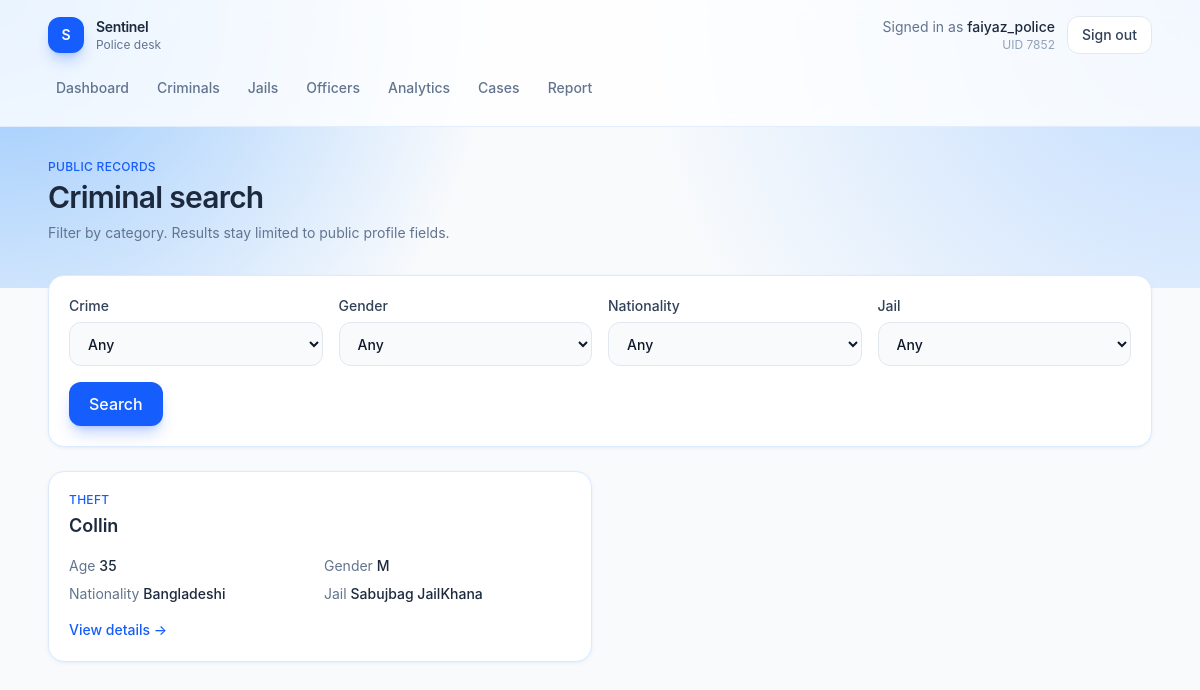
Page /search (signed in) on the earlier database version.
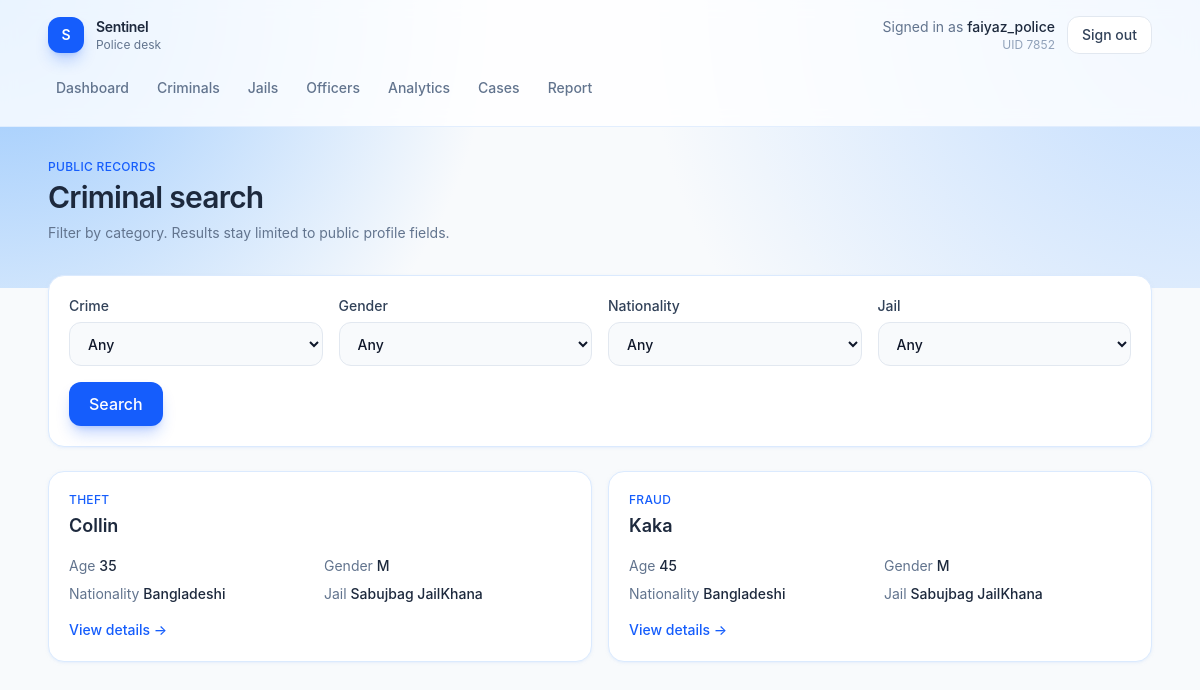
Same page on the later database version.
### tables this page shows
CREATE TABLE Criminal (
    CID INTEGER PRIMARY KEY,
    Name TEXT NOT NULL,
    Age INTEGER,
    Crime TEXT,
    Height REAL,
    Gender TEXT,
    Nationality TEXT,
    JID INTEGER,
    time_sentenced TEXT,
    FOREIGN KEY (JID) REFERENCES Jail(JID)
);

CREATE TABLE Jail (
    JID INTEGER PRIMARY KEY,
    Name TEXT NOT NULL,
    Location TEXT,
    Capacity INTEGER
);

### app.py (the view)
@app.route("/search" , methods=["GET"])
def search_criminals():
    if not check_login():
                return redirect("/login")
    db = get_db()
    crimes = db.execute("SELECT DISTINCT Crime FROM CRIMINAL").fetchall()
    genders = db.execute("SELECT DISTINCT Gender FROM CRIMINAL").fetchall()
    nationalities = db.execute("SELECT DISTINCT Nationality FROM CRIMINAL").fetchall()
    jail = db.execute("SELECT * FROM JAIL").fetchall()
    crime = request.args.get("crime") or ""
    gender = request.args.get("gender") or ""
    nationality = request.args.get("nationality") or ""
    jail_id = request.args.get("jail_id") or ""
    query = "SELECT c.*, j.Name as jail_name FROM CRIMINAL c LEFT JOIN JAIL j ON c.JID = j.JID where 1=1"
    params = []
    if crime:
        query += " AND c.Crime = ?"
        params.append(crime)
    if gender:
        query += " AND c.Gender = ?"
        params.append(gender)
    if nationality:
        query += " AND c.Nationality = ?"
        params.append(nationality)
    if jail_id:
        query += " AND c.JID = ?"
        params.append(jail_id)
    criminals = db.execute(query, params).fetchall()
    filters = {
            "crime": crimes,
            "gender": genders,
            "nationality": nationalities,
            "jail_id": jail_id
        }
    return render_template("search.html", results=criminals, jails=jail, crimes=crimes, genders=genders, nationalities=nationalities, filters=filters)

### app.py (called while the page is built)
def get_db():
    if "db" not in g:
        g.db = sqlite3.connect(app.config["DATABASE"])
        g.db.row_factory = sqlite3.Row
    return g.db

def check_login():
    if session.get("loggedin_UID") is None:
        return False
    return True

@app.context_processor
def inject_current_user():
    uid = session.get("loggedin_UID")
    if not uid:
        return {"user_name": "Guest"}
    name = session.get("name")
    if not name:
        db = get_db()
        row = db.execute("SELECT name FROM USER WHERE UID = ?", (uid,)).fetchone()
        name = row["name"] if row else "Guest"
        session["name"] = name
    return {"user_name": name}

@app.after_request
def disable_cache(response):
    response.headers["Cache-Control"] = "no-store, no-cache, must-revalidate, max-age=0"
    response.headers["Pragma"] = "no-cache"
    response.headers["Expires"] = "0"
    return response

### templates/search.html (shortened to what this page needs)
{% extends "app.html" %}
{% set filters = filters if filters is defined else {"crime": "", "gender": "", "nationality": "", "jail_id": ""} %}
{% set crimes = crimes if crimes is defined else ["Theft", "Fraud", "Assault", "Robbery", "Drug offense", "Other"] %}
{% set nationalities = nationalities if nationalities is defined else ["Bangladeshi", "Other"] %}
{% set jails = jails if jails is defined else [{"JID": 1, "Name": "Dhaka Central Jail"}, {"JID": 2, "Name": "Kashimpur Central Jail"}] %}
{% set results = results if results is defined else [
    {"CID": 101, "Name": "Karim Uddin", "Age": 31, "Crime": "Theft", "Gender": "M", "Nationality": "Bangladeshi", "jail_name": "Dhaka Central Jail"},
    {"CID": 103, "Name": "Faruk Hossain", "Age": 42, "Crime": "Robbery", "Gender": "M", "Nationality": "Bangladeshi", "jail_name": "Dhaka Central Jail"},
] %}
{% block page %}
<div class="mb-8">
    <p class="text-xs font-medium uppercase tracking-wide text-blue-600">Public records</p>
    <h1 class="mt-1 text-3xl font-semibold tracking-tight text-slate-800">Criminal search</h1>
    <p class="mt-2 text-sm text-slate-500">Filter by category. Results stay limited to public profile fields.</p>
</div>
<article class="rounded-2xl border border-blue-100 bg-white p-5 shadow-sm shadow-blue-100/50">
    <form action="{{ url_for('search_criminals') }}" method="get" class="grid gap-4 sm:grid-cols-2 lg:grid-cols-4">
        <label class="flex flex-col gap-1.5 text-sm font-medium text-slate-700">
            Crime
            <select name="crime" class="h-11 rounded-xl border border-slate-200 bg-slate-50 px-3.5 outline-none focus:border-blue-500 focus:bg-white focus:ring-4 focus:ring-blue-100">
                <option value="">Any</option>
            </select>
        </label>
        <label class="flex flex-col gap-1.5 text-sm font-medium text-slate-700">
            Gender
            <select name="gender" class="h-11 rounded-xl border border-slate-200 bg-slate-50 px-3.5 outline-none focus:border-blue-500 focus:bg-white focus:ring-4 focus:ring-blue-100">
                <option value="">Any</option>
            </select>
        </label>
        <label class="flex flex-col gap-1.5 text-sm font-medium text-slate-700">
            Nationality
            <select name="nationality" class="h-11 rounded-xl border border-slate-200 bg-slate-50 px-3.5 outline-none focus:border-blue-500 focus:bg-white focus:ring-4 focus:ring-blue-100">
                <option value="">Any</option>
            </select>
        </label>
        <label class="flex flex-col gap-1.5 text-sm font-medium text-slate-700">
            Jail
            <select name="jail_id" class="h-11 rounded-xl border border-slate-200 bg-slate-50 px-3.5 outline-none focus:border-blue-500 focus:bg-white focus:ring-4 focus:ring-blue-100">
                <option value="">Any</option>
            </select>
        </label>
        <div class="sm:col-span-2 lg:col-span-4">
            <button type="submit" class="h-11 rounded-xl bg-blue-600 px-5 font-medium text-white shadow-lg shadow-blue-600/25 transition hover:bg-blue-700">Search</button>
        </div>
    </form>
</article>
<section class="mt-6 grid gap-4 sm:grid-cols-2">
    {% if results %}
        {% for person in results %}
        <article class="rounded-2xl border border-blue-100 bg-white p-5 shadow-sm shadow-blue-100/50">
            <p class="text-xs font-medium uppercase tracking-wide text-blue-600">{{ person.Crime or "Unspecified" }}</p>
            <h2 class="mt-1 text-lg font-semibold text-slate-800">{{ person.Name }}</h2>
            <dl class="mt-4 grid grid-cols-2 gap-2 text-sm text-slate-500">
                <div>Age <span class="font-medium text-slate-800">{{ person.Age or "—" }}</span></div>
                <div>Gender <span class="font-medium text-slate-800">{{ person.Gender or "—" }}</span></div>
                <div>Nationality <span class="font-medium text-slate-800">{{ person.Nationality or "—" }}</span></div>
                <div>Jail <span class="font-medium text-slate-800">{{ person.jail_name or "—" }}</span></div>
            </dl>
            <a href="{{ url_for('criminal_detail', cid=person.CID) }}" class="mt-4 inline-flex text-sm font-medium text-blue-600 hover:text-blue-700">View details →</a>
        </article>
        {% endfor %}
    {% else %}
    <article class="rounded-2xl border border-blue-100 bg-white px-5 py-10 text-center text-sm text-slate-500 sm:col-span-2">
        No matching public records.
    </article>
    {% endif %}
</section>
{% endblock %}

### templates/app.html (shortened to what this page needs)
{% extends "layout.html" %}
{% set role = role|default(user.role if user is defined and user else session.get("role", "user")) %}
{% set user_name = user.name if user is defined and user else user_name %}
{% set path = request.path %}
{% block content %}
<div class="min-h-screen bg-slate-50">
    <div class="pointer-events-none absolute inset-x-0 top-0 h-72 bg-[radial-gradient(circle_at_top_left,_#93c5fd_0%,_transparent_40%),radial-gradient(circle_at_top_right,_#bfdbfe_0%,_transparent_45%)]"></div>
    <header class="relative border-b border-blue-100/80 bg-white/80 backdrop-blur">
        <div class="mx-auto flex max-w-6xl flex-col gap-4 px-4 py-4 sm:px-6">
            <div class="flex items-center justify-between">
                <a href="{{ url_for('dashboard') }}" class="flex items-center gap-3">
                    <span class="flex h-9 w-9 items-center justify-center rounded-xl bg-blue-600 text-sm font-semibold text-white shadow-lg shadow-blue-600/25">S</span>
                    <div>
                        <p class="text-sm font-semibold tracking-tight text-slate-800">Sentinel</p>
                        <p class="text-xs text-slate-500">{{ "Police desk" if role == "police" else "Public portal" }}</p>
                    </div>
                </a>
                <div class="flex items-center gap-3">
                    <div class="hidden text-right sm:block">
                        <p class="text-sm text-slate-500">Signed in as <span class="font-medium text-slate-800">{{ user_name }}</span></p>
                        <p class="text-xs text-slate-400">UID {{ session.get("loggedin_UID") }}</p>
                    </div>
                    <a href="{{ url_for('logout') }}" class="rounded-xl border border-slate-200 bg-white px-3.5 py-2 text-sm font-medium text-slate-700 transition hover:border-blue-200 hover:bg-blue-50 hover:text-blue-700">
                        Sign out
                    </a>
                </div>
            </div>
            <nav class="-mx-1 flex gap-1 overflow-x-auto pb-1 text-sm font-medium">
                {% macro nav_link(href, label, active) %}
                <a
                    href="{{ href }}"
                    class="whitespace-nowrap rounded-xl px-3 py-2 transition {% if active %}bg-blue-600 text-white shadow-lg shadow-blue-600/25{% else %}text-slate-500 hover:bg-blue-50 hover:text-blue-700{% endif %}"
                >{{ label }}</a>
                {% endmacro %}
                {% if role == "police" %}
                    {{ nav_link(url_for("dashboard"), "Dashboard", path == "/dashboard") }}
                    {{ nav_link(url_for("criminals"), "Criminals", path.startswith("/criminals")) }}
                    {{ nav_link(url_for("jails"), "Jails", path.startswith("/jails")) }}
                    {% if session.get("issupervisor") %}
                    {{ nav_link(url_for("officers"), "Officers", path.startswith("/officers")) }}
                    {% endif %}
                    {{ nav_link(url_for("analytics"), "Analytics", path.startswith("/analytics")) }}
                    {{ nav_link(url_for("incidents"), "Cases", path.startswith("/incidents")) }}
                    {{ nav_link(url_for("report_incident"), "Report", path.startswith("/report")) }}
                {% endif %}
            </nav>
        </div>
    </header>
    <main class="relative mx-auto max-w-6xl px-4 py-8 sm:px-6">
        {% block page %}{% endblock %}
    </main>
</div>
{% endblock %}

### templates/layout.html (shortened to what this page needs)
<!DOCTYPE html>
<html lang="en">
<head>
    <link rel="stylesheet" href="{{ url_for('static', filename='output.css') }}">
</head>
<body class="min-h-screen bg-slate-50 text-slate-800 antialiased">
    {% block content %}{% endblock %}
</body>
</html>

Differences in the rows shown:
added Criminal: Crime "FRAUD", Name "Kaka", Age "45", Gender "M", Nationality "Bangladeshi", Name "Sabujbag JailKhana"
